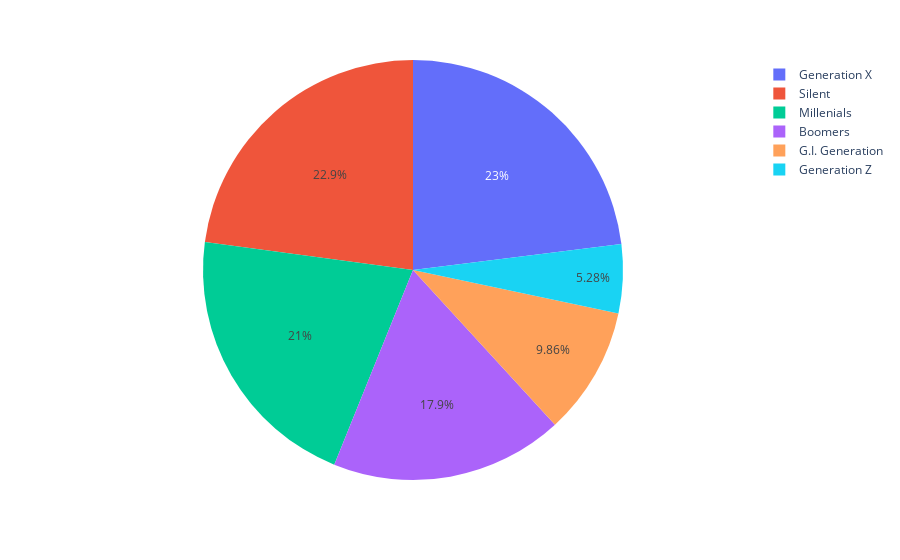

Notebook code cell kept with this figure:
### Code cell
# Code for Pie Graph
generationpie = data.groupby('generation').size().reset_index(name='numbers').sort_values('numbers',ascending=True)
px.pie(generationpie,names='generation',values='numbers')

### Figure 1 — Plotly figure (JSON) as saved in the notebook; plotly's stock layout.template omitted (floating-point values rounded to 4 significant figures)
{"data": [{"domain": {"x": [0, 1], "y": [0, 1]}, "hovertemplate": "generation=%{label}<br>numbers=%{value}<extra></extra>", "labels": ["Generation Z", "G.I. Generation", "Boomers", "Millenials", "Silent", "Generation X"], "legendgroup": "", "name": "", "showlegend": true, "type": "pie", "values": [1470, 2744, 4990, 5844, 6364, 6408]}], "layout": {"legend": {"tracegroupgap": 0}, "margin": {"t": 60}}}
